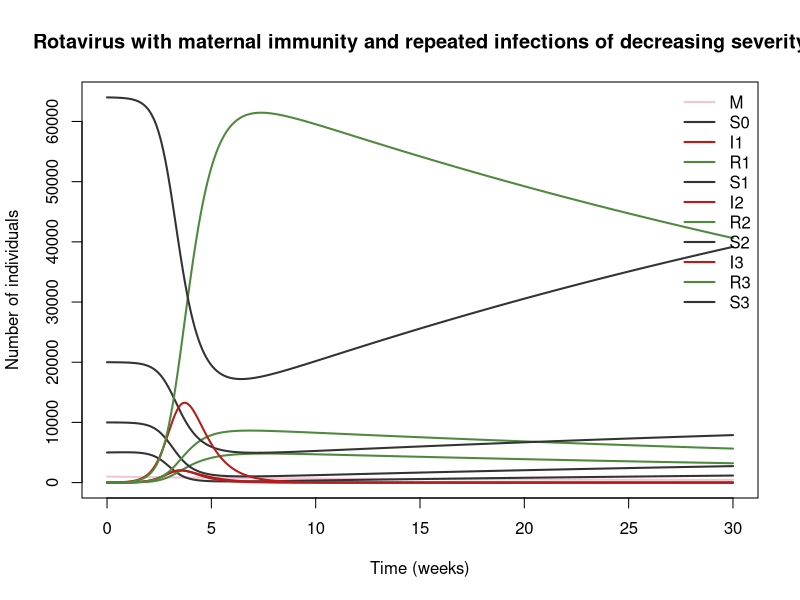

Source code (R):
## Rotavirus with maternal immunity and repeated infections of decreasing severity
## Rotavirus gastroenteritis.
## Parameter values: 0 of 15 checked against the source; the rest are recalled or illustrative.
## Reference: Pitzer VE, Viboud C, Simonsen L, Steiner C, Panozzo CA, Alonso WJ, Miller MA, Glass RI, Glasser JW, Parashar UD, Grenfell BT. Demographic variability, vaccination, and the spatiotemporal dynamics of rotavirus epidemics. Science 2009;325(5938):290–294
## Source: https://doi.org/10.1126/science.1172330
##
## Generated from a compartmental model diagram (model format v1).
## Regenerating from the same diagram always gives this exact file.
##
## Compartments: M, S0, I1, R1, S1, I2, R2, S2, I3, R3, S3
## Flows (time unit: weeks):
##   (outside) -> M  : mu_h * N
##   M -> S0         : omega_m * M
##   S0 -> I1        : lam * S0
##   I1 -> R1        : gam_1 * I1
##   R1 -> S1        : omega_r * R1
##   S1 -> I2        : sus_1 * lam * S1
##   I2 -> R2        : gam_2 * I2
##   R2 -> S2        : omega_r * R2
##   S2 -> I3        : sus_2 * lam * S2
##   I3 -> R3        : gam_2 * I3
##   R3 -> S3        : omega_r * R3
##   S3 -> I3        : sus_2 * lam * S3
##   M -> (outside)  : mu_h * M

library(deSolve)

# ---- Time ------------------------------------------------------------
times <- seq(0, 30, by = 0.05)  # weeks

# ---- Parameters ------------------------------------------------------
parameters <- c(
  mu_h = 0.0003,     # birth/death. The paper used state-specific US birth rates (about 14–15 per 1000 per year) [I] (week^-1)
  omega_m = 1 / 13,  # loss of maternal immunity (13 weeks) [V via PMC9746532; M that Pitzer 2009 used it] (week^-1)
  gam_1 = 1,         # recovery from the first infection (1 week) [M] (week^-1)
  gam_2 = 2,         # recovery from later infections (half as long) [M] (week^-1)
  rho_inf = 0.5,     # relative infectiousness of 2nd+ infections [M]
  sus_1 = 0.62,      # relative susceptibility after 1 infection [V, Velázquez via PMC9746532]
  sus_2 = 0.37,      # relative susceptibility after 2+ infections [V, Velázquez via PMC9746532]. Pitzer may have used 0.35 [M].
  omega_r = 1 / 52,  # waning of temporary immunity (1 year) [M] (week^-1)
  R0_rv = 15,        # R0; fitted values were roughly 10–25 [M]
  amp_s = 0.15,      # seasonal amplitude [M/I]
  phi_s = 0,         # seasonal phase [I] (week)
  ps1 = 0.47,        # proportion symptomatic for the 1st, 2nd and 3rd+ infections. Velázquez 1996-type values; the 4th infection is about 0.2 [M]. Used for outputs only.
  ps2 = 0.25,        # proportion symptomatic for the 1st, 2nd and 3rd+ infections. Velázquez 1996-type values; the 4th infection is about 0.2 [M]. Used for outputs only.
  ps3 = 0.32,        # proportion symptomatic for the 1st, 2nd and 3rd+ infections. Velázquez 1996-type values; the 4th infection is about 0.2 [M]. Used for outputs only.
  N0 = 100000        # total initial population [illustrative default]
)

# ---- Initial conditions ----------------------------------------------
state <- with(as.list(parameters), {
  M <- 0.01 * N0   # maternal immunity
  S0 <- 0.05 * N0  # naive susceptible
  I1 <- 10         # first infection
  R1 <- 0          # temporary immunity after the 1st infection
  S1 <- 0.1 * N0   # susceptible after the 1st infection
  I2 <- 0          # second infection
  R2 <- 0          # temporary immunity after the 2nd infection
  S2 <- 0.2 * N0   # susceptible after the 2nd infection
  I3 <- 0          # third or later infection
  R3 <- 0          # temporary immunity after the 3rd or later infection
  S3 <- 0.64 * N0  # susceptible after 3+ infections
  c(M = M, S0 = S0, I1 = I1, R1 = R1, S1 = S1, I2 = I2, R2 = R2, S2 = S2, I3 = I3, R3 = R3, S3 = S3)
})

# ---- Model equations -------------------------------------------------
rotavirus_pitzer2009_model <- function(t, state, parameters) {
  with(as.list(c(state, parameters)), {
    # Total population
    N <- M + S0 + I1 + R1 + S1 + I2 + R2 + S2 + I3 + R3 + S3

    # Derived quantities
    b0 <- R0_rv * (gam_1 + mu_h)
    bt <- b0 * (1 + amp_s * cos(6.2831853 * (t - phi_s) / 52))
    lam <- bt * (I1 + rho_inf * (I2 + I3)) / N
    inc_sev <- lam * (ps1 * S0 + ps2 * sus_1 * S1 + ps3 * sus_2 * S2)  # incidence of rotavirus gastroenteritis (RVGE)

    # Rates of change
    dM <- mu_h * N - omega_m * M - mu_h * M
    dS0 <- omega_m * M - lam * S0
    dI1 <- lam * S0 - gam_1 * I1
    dR1 <- gam_1 * I1 - omega_r * R1
    dS1 <- omega_r * R1 - sus_1 * lam * S1
    dI2 <- sus_1 * lam * S1 - gam_2 * I2
    dR2 <- gam_2 * I2 - omega_r * R2
    dS2 <- omega_r * R2 - sus_2 * lam * S2
    dI3 <- sus_2 * lam * S2 - gam_2 * I3 + sus_2 * lam * S3
    dR3 <- gam_2 * I3 - omega_r * R3
    dS3 <- omega_r * R3 - sus_2 * lam * S3

    list(c(dM, dS0, dI1, dR1, dS1, dI2, dR2, dS2, dI3, dR3, dS3))
  })
}

# ---- Solve -----------------------------------------------------------
out <- ode(y = state, times = times, func = rotavirus_pitzer2009_model, parms = parameters)
out <- as.data.frame(out)

# ---- Plot ------------------------------------------------------------
compartment_cols <- c(M = "#F3C6D3", S0 = "#333333", I1 = "#B71C1C", R1 = "#4E8A3E", S1 = "#333333", I2 = "#B71C1C", R2 = "#4E8A3E", S2 = "#333333", I3 = "#B71C1C", R3 = "#4E8A3E", S3 = "#333333")
matplot(out$time, out[, names(compartment_cols)], type = "l", lty = 1, lwd = 2,
        col = compartment_cols, xlab = "Time (weeks)", ylab = "Number of individuals",
        main = "Rotavirus with maternal immunity and repeated infections of decreasing severity")
legend("topright", legend = names(compartment_cols), col = compartment_cols,
       lty = 1, lwd = 2, bty = "n")
